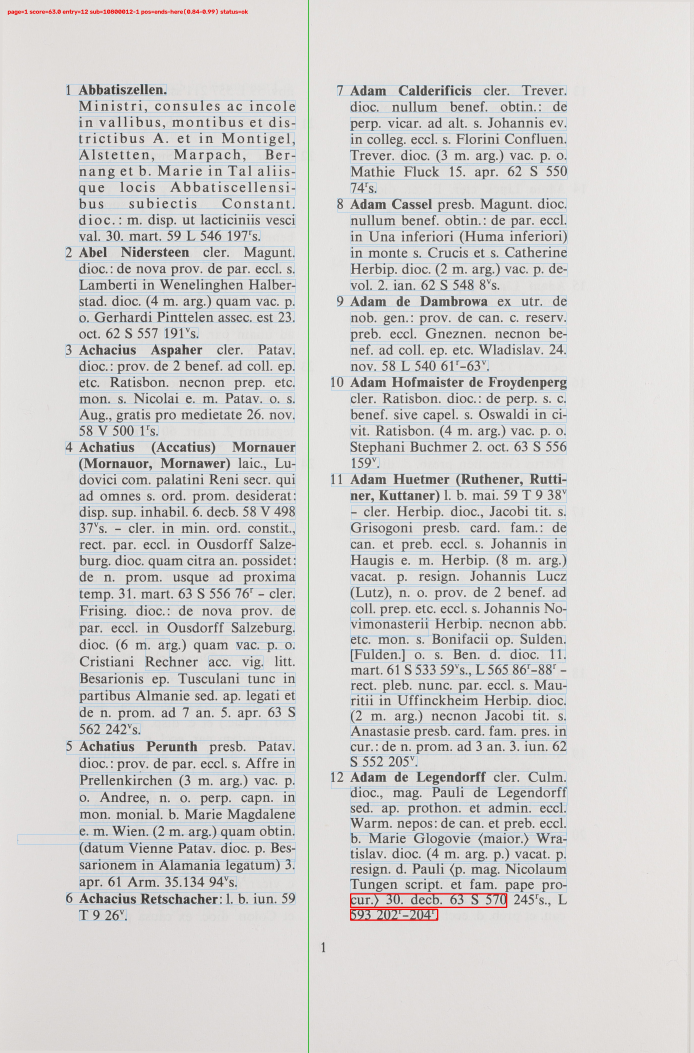
#> input picture debug/page_0001_H4_6481_8_1_0071.jpg.jpg, 2773 x 4209 px, given as the content of the folder W:/Hiwis/Luana/RGSPAGES/RG-Utils/notebooks/RG8/H4 6481 (8,1, which was not available (shown at 1/4 size)
$ python stage1_build_page_mapping.py
#> lines starting #> are read from the running program, lines starting #| are printed output that depends on the picture; after the words box and inside, x2 and y2 are one past the last pixel; in counts of white or black regions, pixels touching at a corner belong together; pictures that were not available may be replaced by others from this repository, and a replacement may not be noted
#!/usr/bin/env python3
# -*- coding: utf-8 -*-

"""
stage1_build_page_mapping.py

Stage 1 of the pipeline.

OCRs every scan to find:
  - the printed page number (top/bottom center strip)
  - the entry numbers printed in the margin (start of each lemma)

Builds a rough entry -> page mapping, cleans obvious OCR mistakes, infers
missing entries that sit between two known entries on the SAME page, and
flags entries that are ambiguous between two DIFFERENT pages (left for
stage2_review_ambiguous_mapping.py to resolve manually).

This script does NOT touch any XML. It only produces:

    MAPPING_TSV               entry -> page
    AMBIGUOUS_MAPPING_TSV     entries ambiguous between two pages
    SCAN_REPORT_TSV           per-scan OCR debug info (used by stage 2 to
                              find which image file corresponds to a page)

Usage
-----
    python stage1_build_page_mapping.py
    python stage1_build_page_mapping.py --rebuild
    python stage1_build_page_mapping.py --test 80
"""

import argparse
import json
import re
from dataclasses import dataclass, field
from pathlib import Path
from typing import Optional

import cv2
import numpy as np
import pytesseract
from PIL import Image

from pipeline_config import (
    TESSERACT_CMD,
    BASE_DIR,
    IMAGE_DIR,
    XML_INPUT,
    DEBUG_DIR,
    MAPPING_TSV,
    AMBIGUOUS_MAPPING_TSV,
    SCAN_REPORT_TSV,
    IMAGE_EXTENSIONS,
)

pytesseract.pytesseract.tesseract_cmd = TESSERACT_CMD

MAPPING_CACHE = BASE_DIR / "page_mapping.json"

FALLBACK_MAX_ENTRY_NUMBER = 9999
VALID_ENTRY_NUMBERS: set[int] = set()
MAX_ENTRY_NUMBER: int = FALLBACK_MAX_ENTRY_NUMBER

TESS_CONFIGS = ["--psm 6 --oem 3", "--psm 11 --oem 3", "--psm 4 --oem 3", "--psm 13 --oem 3"]
TESS_PAGE_NR_CONFIGS = ["--psm 6 --oem 3", "--psm 7 --oem 3"]

OCR_CONF_MIN = 40
OCR_CONF_MIN_FALLBACK = 25

PAGE_STRIP_FRAC = 0.15
PAGE_CENTER_TOL = 0.35

ENTRY_MARGIN_PX = 70
MAX_FORWARD_JUMP = 80
MAX_INTERNAL_GAP = 50

ARCHIVE_SIGLA = {
    "L", "S", "V", "T", "A", "R", "E", "Q",
    "IE", "II", "III", "IV", "VI", "VII", "VIII", "IX", "X",
    "Arm", "Reg", "Sup", "Plut", "Chigi", "Misc",
}


# ── Data model ───────────────────────────────────────────────────────────────

@dataclass
class PageInfo:
    filename: str
    page_number: Optional[int]
    entry_numbers: list[int] = field(default_factory=list)
    raw_page_number: Optional[int] = None
    raw_entry_numbers: list[int] = field(default_factory=list)
    notes: list[str] = field(default_factory=list)


# ── Utility ──────────────────────────────────────────────────────────────────

# [5 lines left out: function safe_conf, not called in this run]


def clean_token(token: str) -> str:
    return token.strip().strip(".,;:!?\"'\u201c\u201d\u2018\u2019[]{}")


def load_valid_entry_numbers_from_xml(xml_path: Path) -> set[int]:
    if not xml_path.exists():
        print(f"XML not found, using fallback max entry: {FALLBACK_MAX_ENTRY_NUMBER}")
        return set()

    import xml.etree.ElementTree as ET

    tree = ET.parse(str(xml_path))
    root = tree.getroot()
    entries: set[int] = set()

    for lemma in root.iter("lemma"):
        m = re.search(r"(\d{4})$", lemma.get("id", ""))
        if m:
            entries.add(int(m.group(1)))

    return entries


def initialize_entry_domain() -> None:
    global VALID_ENTRY_NUMBERS, MAX_ENTRY_NUMBER

    VALID_ENTRY_NUMBERS = load_valid_entry_numbers_from_xml(XML_INPUT)

    if VALID_ENTRY_NUMBERS:
        MAX_ENTRY_NUMBER = max(VALID_ENTRY_NUMBERS)
        print("\n=== ENTRY DOMAIN FROM XML ===")
        print(f"Valid entries : {len(VALID_ENTRY_NUMBERS)}")
        print(f"Entry range   : {min(VALID_ENTRY_NUMBERS)} - {MAX_ENTRY_NUMBER}")
    else:
        MAX_ENTRY_NUMBER = FALLBACK_MAX_ENTRY_NUMBER
        print("\n=== ENTRY DOMAIN FALLBACK ===")
        print(f"Using max entry: {MAX_ENTRY_NUMBER}")


def entry_upper_bound() -> int:
    return MAX_ENTRY_NUMBER or FALLBACK_MAX_ENTRY_NUMBER


# [4 lines left out: function entry_exists_or_fallback, not called in this run]


# ── Image loading / preprocessing ────────────────────────────────────────────

def load_image(path: Path) -> np.ndarray:
    arr = np.fromfile(str(path), dtype=np.uint8)
    img = cv2.imdecode(arr, cv2.IMREAD_COLOR)
#> img is the input picture: shape (4209, 2773, 3); mean B, G, R 210.5, 211.4, 212.2
    if img is None:
        raise FileNotFoundError(f"Could not load: {path}")
    return img


def deskew(img: np.ndarray) -> np.ndarray:
    gray = cv2.cvtColor(img, cv2.COLOR_BGR2GRAY)
    _, binary = cv2.threshold(gray, 0, 255, cv2.THRESH_BINARY_INV + cv2.THRESH_OTSU)
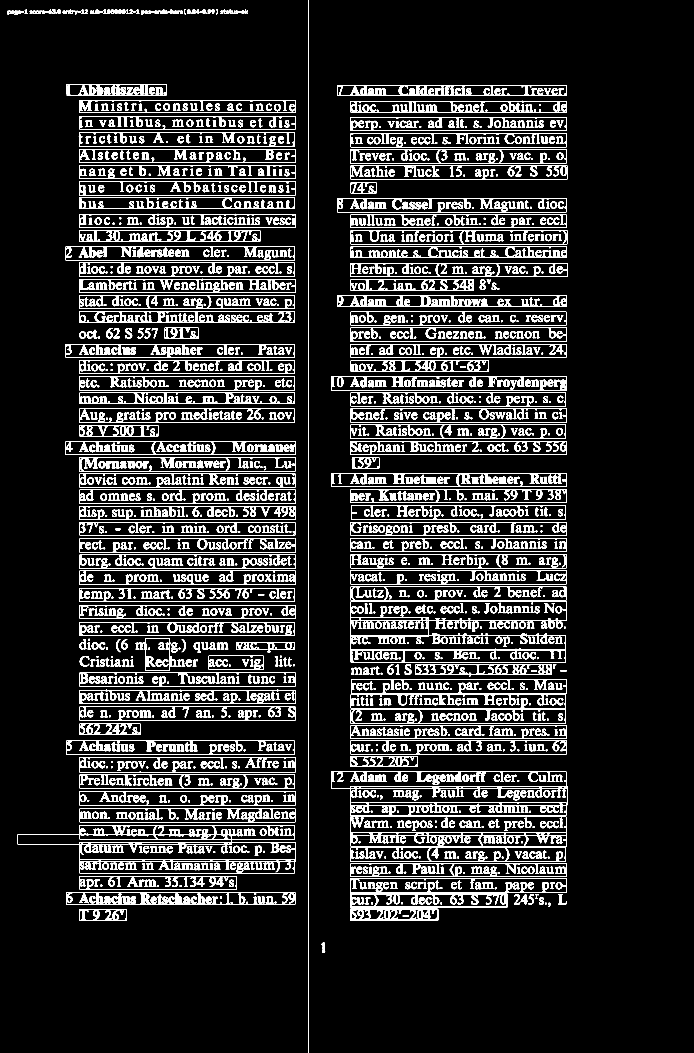
#> binary: shape (4209, 2773) (shown at 1/4 size); 9.8% white; 2130 white regions (3 under 20 px), largest, box (x1, y1, x2, y2) and area: (70, 3301, 1183, 3493) 21162, (1324, 3086, 2269, 3263) 19775, (1402, 2406, 2267, 2649) 17545
    coords = np.column_stack(np.where(binary > 0))
#> coords = 1148493 pairs, first value 0 to 4208, second value 31 to 2268
    if len(coords) < 100:
        return img
    angle = cv2.minAreaRect(coords)[-1]
#> angle = -89.32
    if angle < -45:
        angle += 90
#> angle = 0.676
    elif angle > 45:
        angle -= 90
    if abs(angle) < 0.3:
        return img
    h, w = img.shape[:2]
    matrix = cv2.getRotationMatrix2D((w // 2, h // 2), angle, 1.0)
#> matrix = [[1, 0.0118, -24.74], [-0.0118, 1, 16.51]]
    return cv2.warpAffine(img, matrix, (w, h), flags=cv2.INTER_CUBIC,
                           borderMode=cv2.BORDER_REPLICATE)
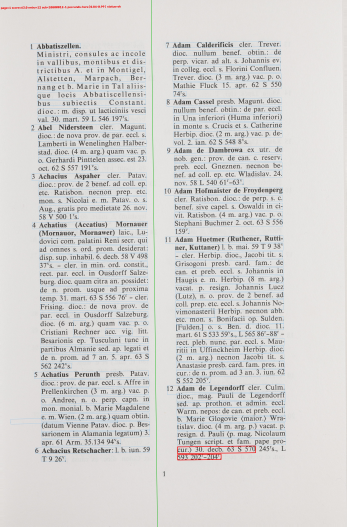
#> returned value: shape (4209, 2773, 3) (shown at 1/8 size); mean of channels 0, 1, 2 210.5, 211.4, 212.3; drawn as B, G, R


# [10 lines left out: function split_columns, not called in this run]


# ── OCR helpers ──────────────────────────────────────────────────────────────

def ocr_to_data(img_bgr: np.ndarray, config: str = "--psm 6 --oem 3") -> dict:
    pil = Image.fromarray(cv2.cvtColor(img_bgr, cv2.COLOR_BGR2RGB))
    return pytesseract.image_to_data(pil, config=config, output_type=pytesseract.Output.DICT)


# [65 lines left out: functions group_into_lines, ocr_tokens, vertical_overlap_ratio, same_visual_line, tokens_right_on_same_visual_line, has_token_left_on_same_visual_line, not called in this run]


# ── Page number extraction ───────────────────────────────────────────────────

def _try_extract_page_number(strip: np.ndarray, full_width: int, config: str) -> Optional[int]:
    data = ocr_to_data(strip, config=config)
    lines = group_into_lines(data)
    center_x = full_width / 2
    candidates = []
    for _, words in lines.items():
        if len(words) != 1:
            continue
        token = words[0]
        text = token["text"].strip()
        if not re.fullmatch(r"\d{1,4}", text):
            continue
        num = int(text)
        if not (1 <= num <= 2000):
            continue
        word_cx = token["x"] + token["w"] / 2
        dist = abs(word_cx - center_x) / center_x
        if dist <= PAGE_CENTER_TOL:
            candidates.append((dist, token["conf"], num))
    if not candidates:
        return None
    candidates.sort(key=lambda item: (item[0], -item[1]))
    return candidates[0][2]


def extract_page_number(img: np.ndarray) -> Optional[int]:
    h, w = img.shape[:2]
    strip_h = int(h * PAGE_STRIP_FRAC)
    strips = [img[h - strip_h:h, :], img[:strip_h, :]]
    for strip in strips:
        for config in TESS_PAGE_NR_CONFIGS:
            result = _try_extract_page_number(strip, w, config)
            if result is not None:
                return result
#> this loop made 1 pass
#> pass 1, in ocr_to_data, `pil = Image.fromarray(cv2.cvtColor(img_bgr, cv2.COLOR_BGR2RGB))`:
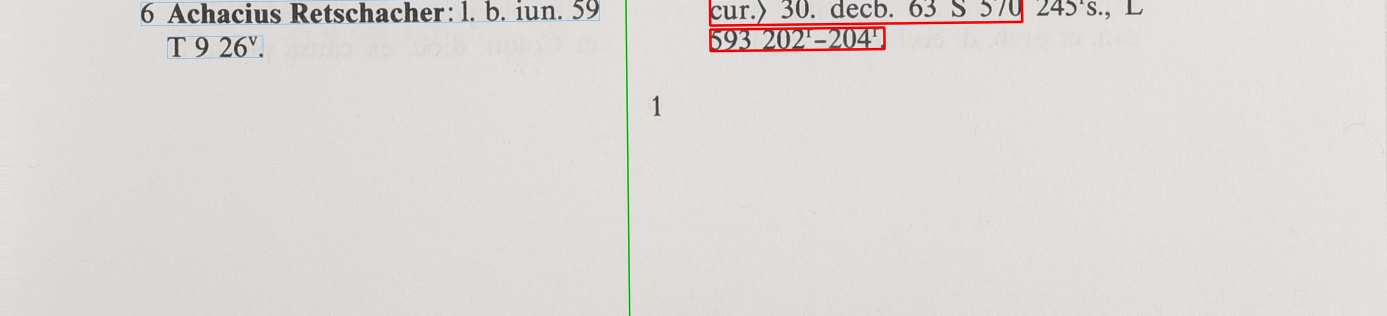
#> pil: PIL image 2773x631 RGB (shown at 1/2 size); mean R, G, B 221.5, 217.2, 215.2
    return None


# ── Entry token parsing ──────────────────────────────────────────────────────

# [233 lines left out: functions parse_entry_number_token, parse_entry_number_candidate_token, has_archive_reference_pattern, score_name_likeness, _extract_entries_from_column, extract_entry_numbers, not called in this run]


# ── Per-scan processing ───────────────────────────────────────────────────────

def process_scan(path: Path) -> PageInfo:
    img = deskew(load_image(path))
    page = extract_page_number(img)
    entries = extract_entry_numbers(img)
    return PageInfo(filename=path.name, page_number=page,
                     entry_numbers=entries, raw_page_number=page,
                     raw_entry_numbers=list(entries))


# ── Page normalization ────────────────────────────────────────────────────────

# [372 lines left out: functions normalize_page_numbers, correct_by_expected_suffix, clean_entry_numbers, resolve_duplicate_entries, save_scan_report, report_duplicate_entries and 6 more, not called in this run]


# ── Mapping builder ───────────────────────────────────────────────────────────

def build_page_mapping(force_rebuild: bool = False, max_images: Optional[int] = None) -> dict[int, int]:
    initialize_entry_domain()

    cache_path = MAPPING_CACHE
    if max_images:
        DEBUG_DIR.mkdir(parents=True, exist_ok=True)
        cache_path = DEBUG_DIR / f"page_mapping_test_{max_images}.json"

    if cache_path.exists() and not force_rebuild:
        print(f"Loading mapping from cache: {cache_path}")
        with open(cache_path, "r", encoding="utf-8") as f:
            return {int(k): int(v) for k, v in json.load(f).items()}

    paths = sorted(p for p in IMAGE_DIR.iterdir() if p.suffix.lower() in IMAGE_EXTENSIONS)
    if max_images:
        paths = paths[:max_images]
        print(f"  [test mode] processing {max_images} images only")

    infos: list[PageInfo] = []
    print(f"\nProcessing {len(paths)} scans ...")
    print("-" * 60)
    for i, path in enumerate(paths, 1):
        print(f"[{i:>4}/{len(paths)}] {path.name}", end="  ->  ")
        try:
            info = process_scan(path)
            infos.append(info)
            print(f"page={info.page_number}  entries={info.entry_numbers}")
        except Exception as exc:
            print(f"ERROR: {exc}")

    normalize_page_numbers(infos)
    clean_entry_numbers(infos)
    resolve_duplicate_entries(infos)
    report_duplicate_entries(infos)
    report_entry_gaps_by_scan(infos)
    save_scan_report(infos)

    mapping: dict[int, int] = {}
    for info in infos:
        if info.page_number is None:
            continue
        for entry in info.entry_numbers:
            if entry_exists_or_fallback(entry):
                mapping.setdefault(entry, info.page_number)

    cache_path.parent.mkdir(parents=True, exist_ok=True)
    with open(cache_path, "w", encoding="utf-8") as f:
        json.dump({str(k): v for k, v in sorted(mapping.items())}, f, indent=2, ensure_ascii=False)
    print(f"\nCache saved -> {cache_path}")
    return mapping


# ── Validation ────────────────────────────────────────────────────────────────

# [22 lines left out: function validate_mapping, not called in this run]


# ── Main ──────────────────────────────────────────────────────────────────────

def main() -> int:
    parser = argparse.ArgumentParser()
    parser.add_argument("--rebuild", action="store_true", help="Force re-OCR, ignore cache.")
    parser.add_argument("--test", type=int, default=None, help="Process only first N images.")
    args = parser.parse_args()

    mapping = build_page_mapping(force_rebuild=args.rebuild, max_images=args.test)
    mapping = infer_missing_entries(mapping)
    report_ambiguous_missing_between_pages(mapping)
    validate_mapping(mapping)
    report_missing_entries(mapping)
    save_missing_entries_context(mapping)
    save_mapping_report(mapping)

    print("\nStage 1 done. Next: stage2_review_ambiguous_mapping.py")
    return 0


if __name__ == "__main__":
#> (the run stopped early here; a loop or call above may not have finished)

$ run again, on debug/page_0005_H4_6481_8_1_0075.jpg.jpg
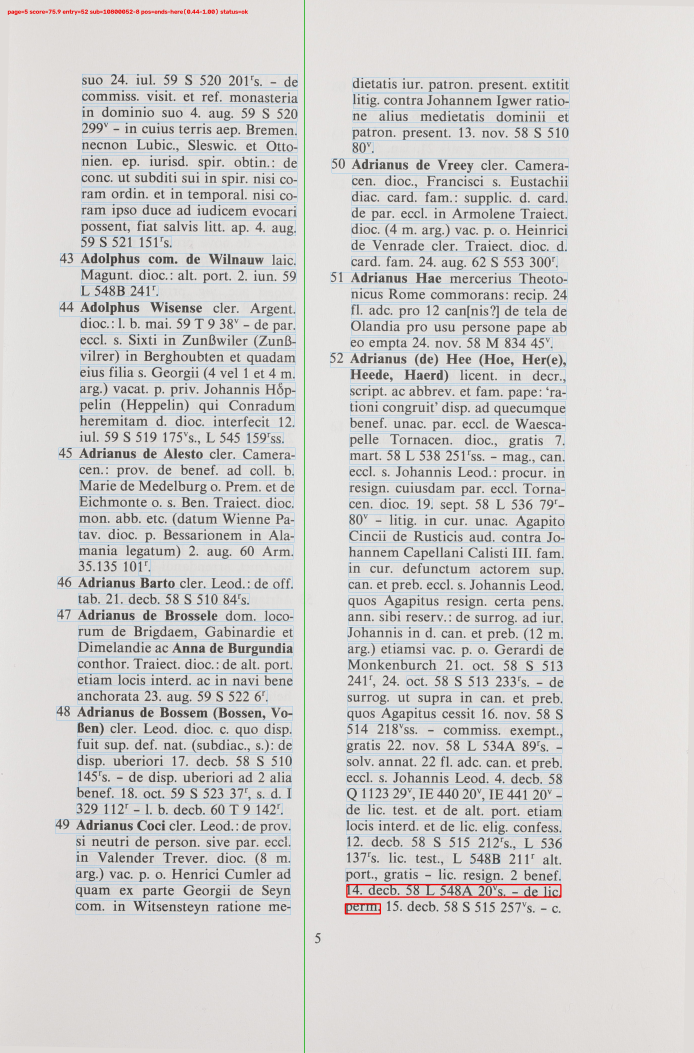
#> input picture debug/page_0005_H4_6481_8_1_0075.jpg.jpg, 2773 x 4209 px, given as the content of the folder W:/Hiwis/Luana/RGSPAGES/RG-Utils/notebooks/RG8/H4 6481 (8,1, which was not available (shown at 1/4 size)
#> in load_image, img is the input picture: shape (4209, 2773, 3); mean B, G, R 209.9, 210.9, 211.8
#> in deskew, `_, binary = cv2.threshold(gray, 0, 255, cv2.THRESH_BINARY_INV + cv2.TH..`:
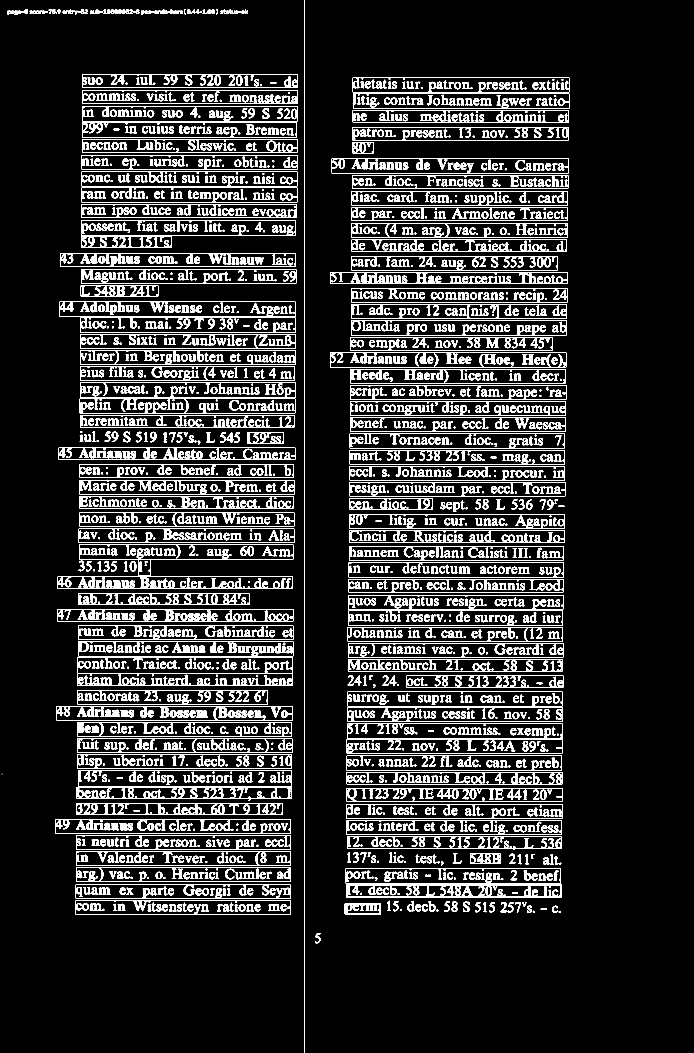
#> binary: shape (4209, 2773) (shown at 1/4 size); 10.3% white; 2631 white regions (5 under 20 px), largest, box (x1, y1, x2, y2) and area: (1385, 3536, 2246, 3591) 14251, (1216, 0, 1219, 4209) 12627, (307, 3148, 1166, 3203) 7988
#> coords = 1199927 pairs, first value 0 to 4208, second value 7 to 2276
#> angle = -0.451
#> matrix = [[1, -0.00786, 16.59], [0.00786, 1, -10.83]]
#> the loop in extract_page_number, `for strip in strips:` made 1 pass
#> pass 1, in ocr_to_data, `pil = Image.fromarray(cv2.cvtColor(img_bgr, cv2.COLOR_BGR2RGB))`:
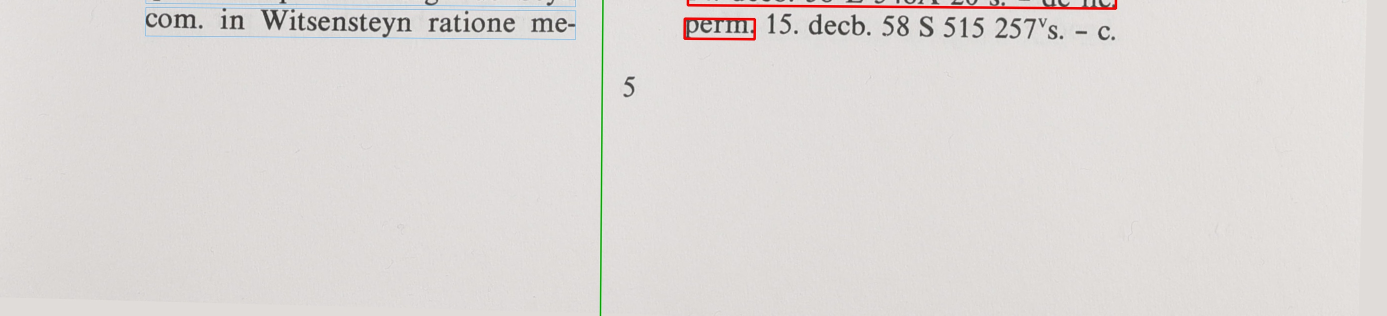
#> pil: PIL image 2773x631 RGB (shown at 1/2 size); mean R, G, B 221.9, 217.7, 215.6
